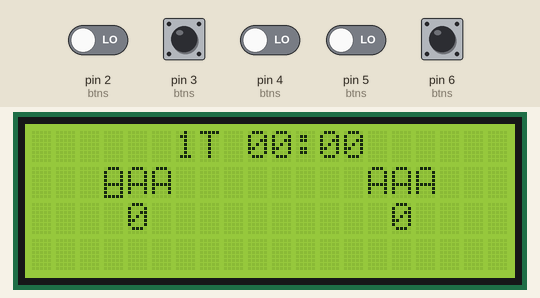
A sketch run on a simulated Arduino Uno, built with avr-gcc and run on an emulated ATmega328P. Parts: 20×4 character LCD. Inputs (shaded band) come from the test bench; at power-on: pin 2 (btns), pin 3 (btns), pin 4 (btns), pin 5 (btns), pin 6 (btns) LOW. What the sketch prints to the serial monitor is not drawn.

Above: at 1.2 s.
1.3 s: pin 3 (btns) pulled HIGH for 0.15 s
At 1.9 s:
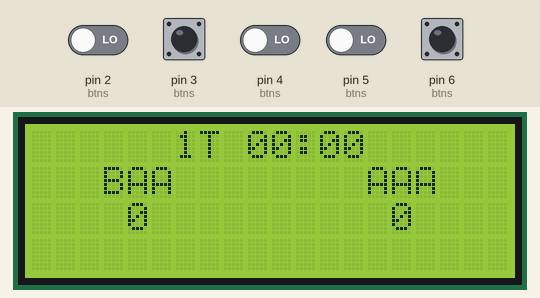
4.1 s: pin 6 (btns) pulled HIGH for 0.15 s
At 4.5 s:
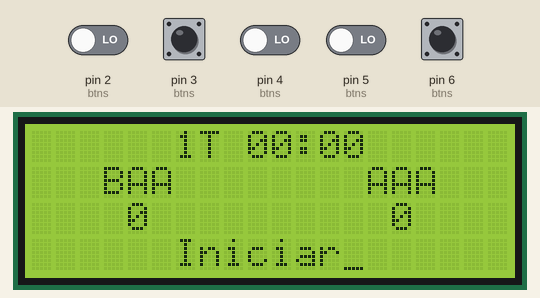
6.6 s: pin 6 (btns) pulled HIGH for 1 s
At 6.75 s:
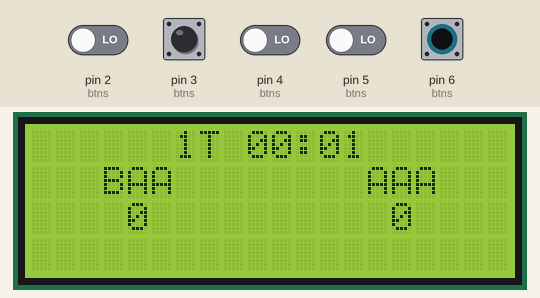
8.2 s: pin 6 (btns) pulled HIGH for 0.15 s
At 8.6 s:
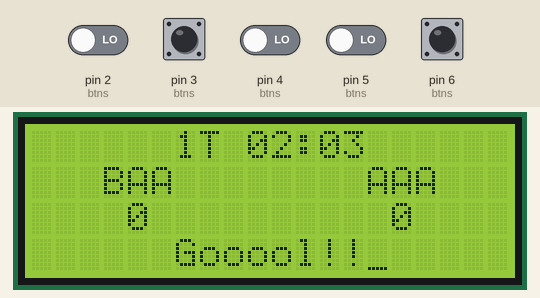
9.8 s: pin 6 (btns) pulled HIGH for 0.15 s
At 11.5 s:
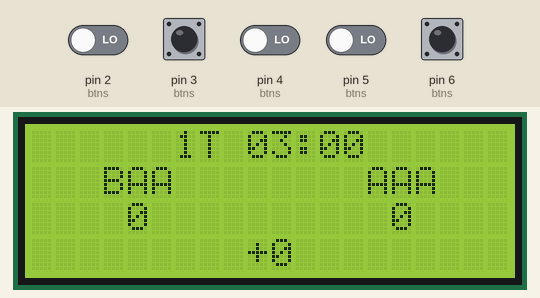
11.8 s: pin 6 (btns) pulled HIGH for 1 s
At 13.1 s:
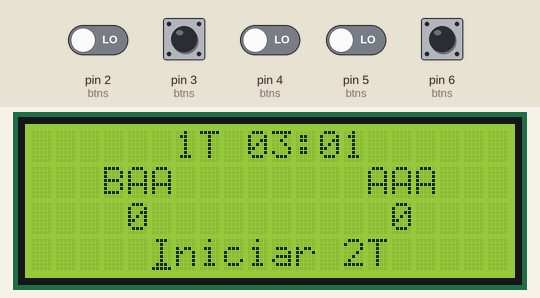
Timing chart, 0 to 14.8 s (numbered marks = the images above; inputs shaded):
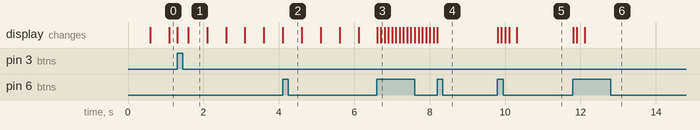

Measured:
- after the input at 1.3 s, the display: first changes at once (image 1 shows a later state)
- after the input at 4.1 s, the display: first changes at once (image 2 shows a later state)
- after the input at 6.6 s, the display: first changes at once (image 3 shows a later state)
- after the input at 8.2 s, the display: changes at once (image 4)
- after the input at 9.8 s, the display: first changes at once (image 5 shows a later state)
- after the input at 11.8 s, the display: first changes at once (image 6 shows a later state)

The sketch:

Proyecto.ino
```cpp
#include <LiquidCrystal_I2C.h>
LiquidCrystal_I2C lcd(0x27,20,4);

/*
const int btn_left = 2;
const int btn_up = 3;
const int btn_down = 4;
const int btn_right = 5;
const int extra = 6;
*/

enum boton{arriba = 3, abajo = 4, izquierda = 2, derecha = 5, controlBtn = 6};
int btns[] = {izquierda, arriba, abajo, derecha, controlBtn};
enum estados {editandoEquipos, equiposEditados, primerT, segundoT, Gol, setTExtra,setTExtra2, primerTE, segundoTE, finalizado};

// Joshua<3 <--------8
short edoAnt; //
int i;
short len_btnsDir = 5;
short lastPressed;
short posLetra = 0;
char letra;
short timeForEachTime = 3;
unsigned long milisegundos = 0;
short segundos = 0;
short minutos = 0;
bool isRunning = true;

short marcador[][3] = {
  {4,  2, 0},
  {15, 2, 0}
};

short coord[][4] = {
  {9,  0, 2, 0}, // TIME
  {3,  1, 0, 0}, // 1st Team
  {4,  1, 0, 0},
  {5,  1, 0, 0},
  {14, 1, 0, 0}, // 2nd Team
  {15, 1, 0, 0},
  {16, 1, 0, 0}
};

// Columna, Fila, Valor
// Primera A → COLUMNA [0][0]   FILA[0][1]
// Segunda A → COLUMNA [1][0]   FILA[1][1]
// Tercera A → COLUMNA [2][0]   FILA[2][1]
// ...

short equipos[][3]={
  {3,  1, 'A'}, // 1st Team 0,0
  {4,  1, 'A'}, //0,1
  {5,  1, 'A'},
  {14, 1, 'A'}, // 2nd Team
  {15, 1, 'A'},
  {16, 1, 'A'}
};

short gol1=0,gol2=0;
bool canClick = true;
short state = editandoEquipos;

void setup() {
  Serial.begin(9600);
  for(i = 0; i < len_btnsDir; i++){
      pinMode(btns[i], INPUT);
  }
  // Inicializar el LCD
  lcd.init();

  //Encender la luz de fondo.
  lcd.backlight();
  reset();
}


void loop() {
  if (state == editandoEquipos or state == equiposEditados or state == Gol){
    //Edicion Equipos
     parpadeoCursor();
     //parpadeo(true);
  }
  Serial.println(String("estado: "+state));
  click();
}

//Metodos de comportamiento ----------------------------------
void reset(){
  lcd.clear();
  printLcd(6, 0, "1T 00:00");
  printLcd(coord[1][0], coord[1][1], "AAA");
  printLcd(coord[4][0], coord[4][1], "AAA");
  printLcd(marcador[0][0], marcador[0][1], "0");
  printLcd(marcador[1][0], marcador[1][1], "0");
  lcd.setCursor(coord[1][0], coord[1][1]);
}

void printLcd(short x, short y, String msg){
  lcd.setCursor(x, y);
  lcd.print(msg);
  lcd.setCursor(x, y);

  // 6, 0, "2"    Para el segundo tiempo extra
}

void click(){

  for(i = 0; i < len_btnsDir; i++){
     if(digitalRead(btns[i]) && canClick){
        Serial.println(i);
        lastPressed = i;
        canClick = false;
        controller(btns[i]);
     }
  }

  if(digitalRead(btns[lastPressed])== 0) canClick = true;
}

void controller(short btn){
  if(
    state == primerT  ||
    state == segundoT ||
    //state == primerTE ||
    state == segundoTE
  ){
    edoAnt = state;
  }

  switch (state)
  {
  case editandoEquipos:
    editTeamName(btn);
    break;
  case equiposEditados:
    if(btn==controlBtn) {
      lcd.setCursor(6,3);
      lcd.print("        ");
      primerTiempo();
    }
    break;
  case primerT: case segundoT: case segundoTE:
    if(btn==controlBtn){
      state = Gol;
      lcd.setCursor(6,3);
      lcd.print("Gooool!!");
    }
  break;
  case Gol:
    lcd.cursor();
    //printLcd(marcador[0][0], marcador[0][1], "2");
    lcd.setCursor(marcador[0][0], marcador[0][1]);
    AddGol(btn);
    break;
  case setTExtra:
    tExtraController(btn);
  break;
  case primerTE:
    if(btn==controlBtn){
      segundoTiempo();
    }
  break;

  case setTExtra2:
    tExtraController(btn);
  break;

  // case segundoTE:
  //   if(btn==controlBtn){
  //     state=Gol;
  //     AddGol(-1);
  //   }
  // break;


  //estados {editandoEquipos, equiposEditados, primerT, segundoT, Gol, setTExtra, setTExtra2, primerTE, segundoTE, finalizado};
  default:
    break;
  }
}

short tExtra = 0;
void tExtraController(short dir){
  switch (dir)
  {
  case arriba: //Arriba
    tExtra++;
    printLcd(9, 3, "+");
    printLcd(10, 3, String(tExtra));
    break;

  case abajo: //Abajo
    tExtra--;
    if(tExtra < 0) tExtra = 0;
    printLcd(9, 3, "+");
    printLcd(10, 3, String(tExtra));
    break;
  case controlBtn:
    printLcd(8, 3, "       ");
    lcd.noCursor();
    isRunning = true;
    if(state==setTExtra )primerTExtra();
    else if(state==setTExtra2 )segundoTExtra();
    //if(state == segundoT) segundoTExtra();
  break;
  }

}

bool eq1 = true;
void AddGol(short dir){
  switch (dir)
  {
  case izquierda: //Izquierda
    lcd.cursor();
    eq1 = !eq1;
    if(eq1){
      lcd.setCursor(marcador[0][0], marcador[0][1]);
    } else {
      lcd.setCursor(marcador[1][0], marcador[1][1]);
    }
    break;

  case arriba: //Arriba
    if(eq1) {
      gol1++;
      printLcd(marcador[0][0], marcador[0][1],String(gol1));
    } else {
      gol2++;
      printLcd(marcador[1][0], marcador[1][1],String(gol2));
    }

    break;

  case abajo: //Abajo
    if(eq1){
      gol1--; if(gol1<0) gol1=0;
      printLcd(marcador[0][0], marcador[0][1],String(gol1));
    }  else {
      gol2--;
      if(gol2<0) gol2=0;
      printLcd(marcador[1][0], marcador[1][1],String(gol2));
    }
    break;

  case derecha:
    lcd.cursor();
    eq1 = !eq1;
    if(eq1){
      lcd.setCursor(marcador[0][0], marcador[0][1]);
    } else {
      lcd.setCursor(marcador[1][0], marcador[1][1]);
    }
  break;

  case controlBtn:
    state = edoAnt; //Se termina el estado de edicion
    isRunning=true;
    //state = primerT;
    lcd.noCursor();
    lcd.setCursor(6,3);
    lcd.print("         ");
    break;
  }


  //
  //printLcd(marcador[1][0], marcador[1][1], "0");
}

unsigned long Contador = 0;
void delayMillis(int valor)
{
  Contador = millis() + valor;
  do {
    click();
  } while (Contador>=millis());
}

void parpadeoCursor(){
  lcd.cursor();
  delayMillis(500);
  lcd.noCursor();
  delayMillis(500);
}

void editTeamName(short dir){
  switch (dir)
  {
  case izquierda: //Izquierda
    posLetra--;
    if(posLetra<0) posLetra=5;
    lcd.setCursor(equipos[posLetra][0], equipos[posLetra][1]);
    break;

  case arriba: //Arriba
    equipos[posLetra][2]++;
    if(equipos[posLetra][2]>'Z') equipos[posLetra][2] = 'A';
    printLcd(equipos[posLetra][0], equipos[posLetra][1], String(char(equipos[posLetra][2])));
    break;

  case abajo: //Abajo
    equipos[posLetra][2]--;
    if(equipos[posLetra][2]<'A') equipos[posLetra][2] = 'Z';
    printLcd(equipos[posLetra][0], equipos[posLetra][1], String(char(equipos[posLetra][2])));
    break;

  case derecha: //Derecha
    posLetra++;
    if(posLetra>5) posLetra=0;
    lcd.setCursor(equipos[posLetra][0], equipos[posLetra][1]);
    break;

  case controlBtn:
    state = equiposEditados; //Se termina el estado de edicion
    lcd.noCursor();
    lcd.setCursor(6,3);
    lcd.print("Iniciar");
    break;
  }
}

int ms;
void parpadeo(bool prender){
  if(prender){
    ms = millis();
    ms = ms%1000;

    // Turn on the cursor:
    if(ms < 499) lcd.cursor();
    // Turn off the cursor:
    else lcd.noCursor();
  }
}

void primerTiempo(){
  state=primerT;
  lcd.noCursor();
  timer(0,timeForEachTime);
}

void segundoTiempo(){
  state = segundoT;
  printLcd(6, 0, "2T");
  printLcd(2, 3, "                ");
  lcd.noCursor();
  isRunning=true;
  timer(minutos - tExtra,timeForEachTime);
  //timer(timeForEachTime, timeForEachTime );
  tExtra=0;
}

void primerTExtra(){
  timer(minutos,tExtra);
  printLcd(5, 3, "Iniciar 2T");
  lcd.cursor();
  state = primerTE;
}

void segundoTExtra(){
  state = segundoTE;
  timer(minutos,tExtra);
  //printLcd(6, 0, "2T");
  finPartido();
}


void timer(short comienzo , short mints){
  minutos=comienzo;
  mints+=comienzo;

  marcando:
    click();

  inicio:
    while(isRunning){
      if(state==Gol){
        lcd.cursor();
        goto marcando;
      }
      milisegundos = millis();
    if (milisegundos % 100 == 0)  // 1000
    {
    segundos++;
        if (segundos == 6){   // 60
          segundos = 0;
          minutos++;
        }
        lcd.setCursor(9, 0);
        if (minutos < 10)      {
          lcd.print("0");
        }
        lcd.print(minutos);
        lcd.print(":");
        //lcd.setCursor(6, 1);
        if (segundos < 10)     {
        lcd.print("0");        }
        lcd.print(segundos);

        if (minutos == mints)      {
          delay(200);
          //if(digitalRead())
          isRunning = false;

          checkTimes();

          // if(state==primerTE){
          //   state=segundoT;
          // }else if(state==primerT){
          //   state = setTExtra;
          //   tExtraController(abajo);
          // } else if (state==segundoT) {
          //   state = setTExtra2;
          //   tExtraController(abajo);
          // }

          //goto inicio;
        }
        //estados {editandoEquipos, equiposEditados, primerT, segundoT, Gol, setTExtra, setTExtra2, primerTE, segundoTE, finalizado};
      }
      click();
      //lcd.setCursor(marcador[0][0], marcador[0][1]);
    }
}


void checkTimes(){
  switch(state){
    case primerT:
      state = setTExtra;
      tExtraController(abajo);
    break;

    case primerTE:
      state=segundoT;
    break;

    case segundoT:
      state = setTExtra2;
      tExtraController(abajo);
    break;

    // case segundoTE:
    //   finPartido();
    // break;
  }
}

void finPartido(){
  state = finalizado;
  String equipo1 = getStr(equipos[0][2]) + getStr(equipos[1][2]) + getStr(equipos[2][2]);
  String equipo2 = getStr(equipos[3][2]) + getStr(equipos[4][2]) + getStr(equipos[5][2]);
  String mensajeFinal;
  if(gol1 > gol2){
    mensajeFinal = equipo1 + " GANO";
    printLcd(6, 3, mensajeFinal);
  }
  else if(gol2 > gol1){
    mensajeFinal = equipo2 + " GANO";
    printLcd(6, 3, mensajeFinal);
  }
  else{
    mensajeFinal = "EMPATE";
    printLcd(7, 3, mensajeFinal);
  }
}

String getStr(short a){
  return String(char(a));
}
```
